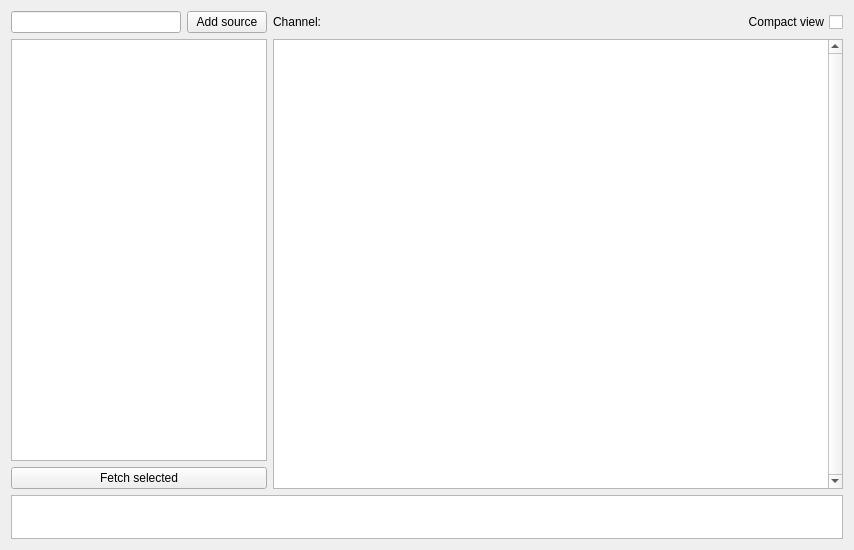
<?xml version="1.0" encoding="UTF-8"?>
<ui version="4.0">
 <class>TopRssClass</class>
 <widget class="QMainWindow" name="TopRssClass">
  <property name="geometry">
   <rect>
    <x>0</x>
    <y>0</y>
    <width>854</width>
    <height>550</height>
   </rect>
  </property>
  <property name="windowTitle">
   <string>TopRss</string>
  </property>
  <widget class="QWidget" name="centralWidget">
   <layout class="QGridLayout" name="gridLayout" rowstretch="0,0,0,0" columnstretch="0,2">
    <item row="0" column="0">
     <layout class="QHBoxLayout" name="horizontalLayout_2">
      <property name="topMargin">
       <number>0</number>
      </property>
      <item>
       <widget class="QLineEdit" name="url">
        <property name="text">
         <string/>
        </property>
       </widget>
      </item>
      <item>
       <widget class="QPushButton" name="addSource">
        <property name="text">
         <string>Add source</string>
        </property>
       </widget>
      </item>
     </layout>
    </item>
    <item row="0" column="1">
     <layout class="QHBoxLayout" name="horizontalLayout">
      <item>
       <widget class="QLabel" name="label">
        <property name="text">
         <string>Channel:</string>
        </property>
       </widget>
      </item>
      <item>
       <widget class="QLabel" name="currentChannel">
        <property name="sizePolicy">
         <sizepolicy hsizetype="Expanding" vsizetype="Preferred">
          <horstretch>0</horstretch>
          <verstretch>0</verstretch>
         </sizepolicy>
        </property>
        <property name="text">
         <string/>
        </property>
       </widget>
      </item>
      <item>
       <spacer name="horizontalSpacer">
        <property name="orientation">
         <enum>Qt::Horizontal</enum>
        </property>
        <property name="sizeHint" stdset="0">
         <size>
          <width>40</width>
          <height>20</height>
         </size>
        </property>
       </spacer>
      </item>
      <item>
       <widget class="QCheckBox" name="compactView">
        <property name="layoutDirection">
         <enum>Qt::RightToLeft</enum>
        </property>
        <property name="text">
         <string>Compact view</string>
        </property>
       </widget>
      </item>
     </layout>
    </item>
    <item row="1" column="0">
     <widget class="QListWidget" name="sourcesList"/>
    </item>
    <item row="2" column="0">
     <widget class="QPushButton" name="fetchButton">
      <property name="text">
       <string>Fetch selected</string>
      </property>
     </widget>
    </item>
    <item row="3" column="0" colspan="2">
     <widget class="QTextEdit" name="logView">
      <property name="maximumSize">
       <size>
        <width>16777215</width>
        <height>44</height>
       </size>
      </property>
      <property name="readOnly">
       <bool>true</bool>
      </property>
     </widget>
    </item>
    <item row="1" column="1" rowspan="2">
     <widget class="QListView" name="listView">
      <property name="mouseTracking">
       <bool>true</bool>
      </property>
      <property name="verticalScrollBarPolicy">
       <enum>Qt::ScrollBarAlwaysOn</enum>
      </property>
      <property name="resizeMode">
       <enum>QListView::Adjust</enum>
      </property>
     </widget>
    </item>
   </layout>
  </widget>
 </widget>
 <layoutdefault spacing="6" margin="11"/>
 <resources>
  <include location="TopRss.qrc"/>
 </resources>
 <connections/>
</ui>
